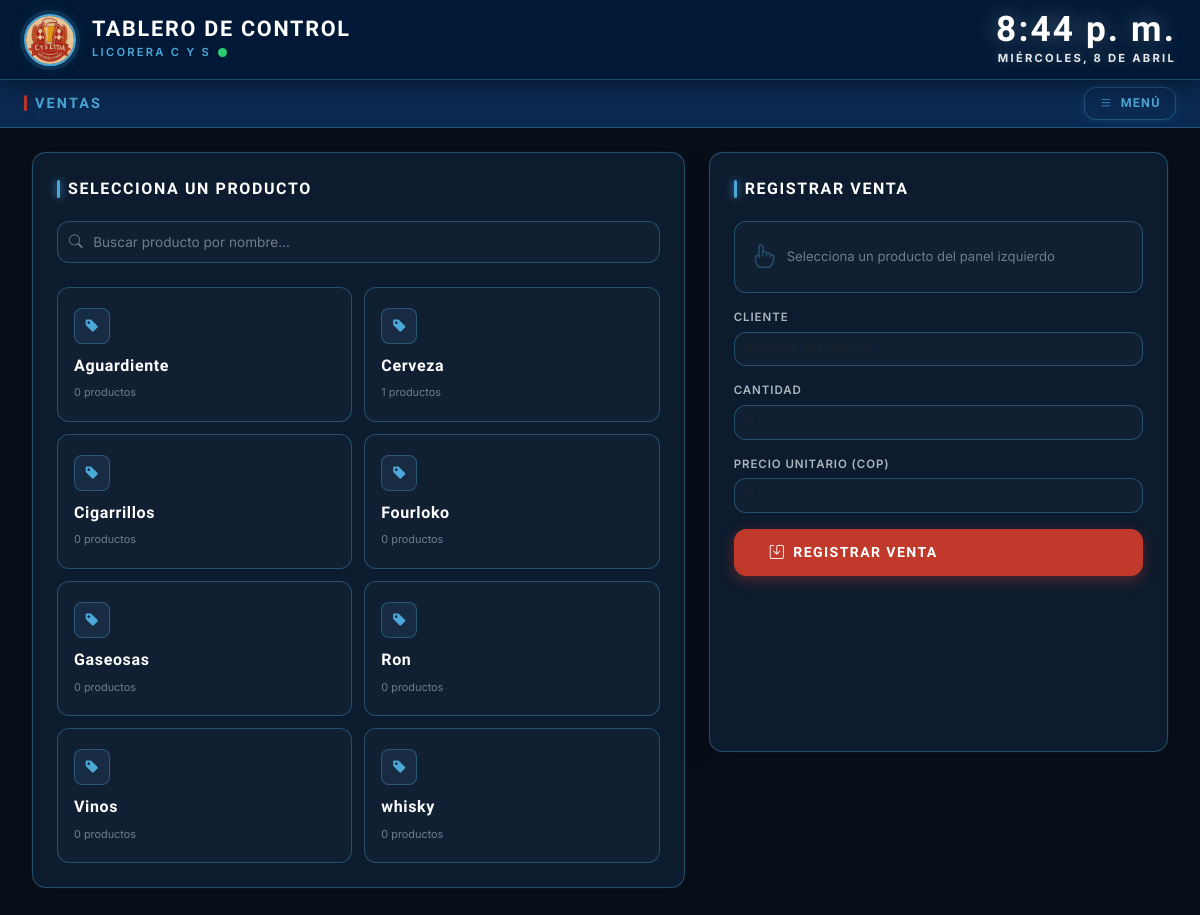
Page /ventas/ on the earlier database version.
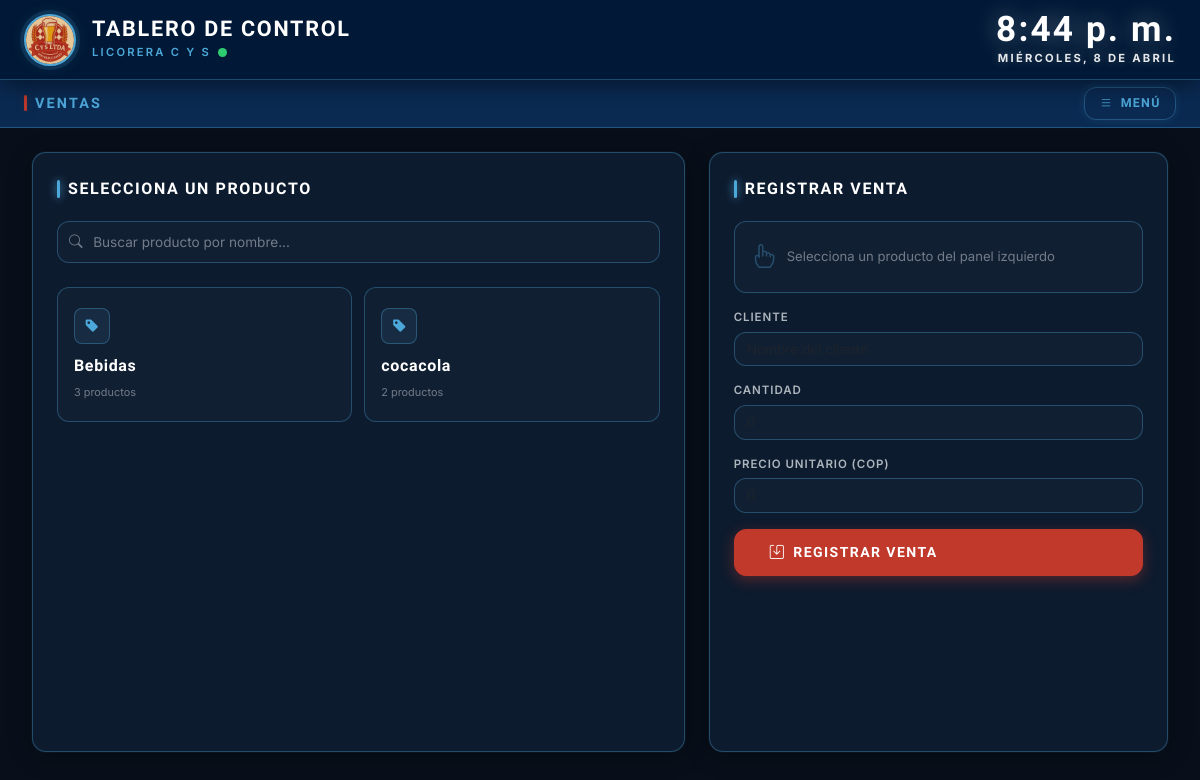
Same page on the later database version.
### producto/models.py (models this page shows, shortened)
class Categoria(models.Model):
    codigo      = models.CharField(max_length=20, unique=True)
    nombre      = models.CharField(max_length=100)
    descripcion = models.TextField(blank=True, null=True)
    class Meta:
        verbose_name        = "Categoría"
        verbose_name_plural = "Categorías"
        ordering            = ["nombre"]

### ventas/views.py (the view)
# urls.py: path('',                    views.ventas_lista,       name='ventas_lista'),
def ventas_lista(request):
    ventas     = Venta.objects.prefetch_related('detalles__producto').all()
    form       = VentaForm()
    detalle    = DetalleVentaForm()
    categorias = Categoria.objects.prefetch_related('productos__presentaciones').all()
    return render(request, 'ventas.html', {
        'ventas':     ventas,
        'form':       form,
        'detalle':    detalle,
        'categorias': categorias,
    })

### ventas/forms.py
class VentaForm(forms.ModelForm):
    cliente = forms.CharField(
        widget=forms.TextInput(attrs={
            'class': 'cys-input form-control',
            'placeholder': 'Nombre del cliente'
        }),
        label="Cliente"
    )
    class Meta:
        model  = Venta
        fields = ['cliente']

class DetalleVentaForm(forms.ModelForm):
    cantidad = forms.IntegerField(
        min_value=1,
        widget=forms.NumberInput(attrs={
            'class': 'cys-input form-control',
            'placeholder': '0',
            'id': 'id_cantidad'
        }),
        label="Cantidad"
    )
    precio_unitario = forms.DecimalField(
        max_digits=12, decimal_places=2,
        widget=forms.NumberInput(attrs={
            'class': 'cys-input form-control',
            'placeholder': '0',
            'id': 'id_precio_unitario'
        }),
        label="Precio Unitario"
    )
    class Meta:
        model  = DetalleVenta
        fields = ['cantidad', 'precio_unitario']

### producto/models.py (called while the page is built)
    @property
    def stock_total(self):
        stock_pres = self.presentaciones.aggregate(total=Sum('cantidad'))['total'] or 0
        return self.cantidad_disponible + stock_pres

### ventas/templates/ventas.html (shortened to what this page needs)
{% extends 'base.html' %}
{% load static %}
{% block page_title %}Ventas{% endblock %}
{% block extra_css %}
<link rel="stylesheet" href="{% static 'css/ventas.css' %}">
{% endblock %}
{% block content %}
<div class="container-fluid p-0">
  <div class="row g-4">
    <div class="col-lg-7">
      <section class="cys-card" style="min-height:600px;">
        <div class="cys-card__title">Selecciona un Producto</div>
        <div class="cys-venta-search mb-4">
          <input type="text" id="buscadorProducto"
                 class="cys-venta-search__input"
                 placeholder="Buscar producto por nombre...">
        </div>
        <div id="vistaCategorias">
          <div class="cys-cat-grid">
            {% for cat in categorias %}
            <div class="cys-cat-card"
                 onclick="mostrarProductos('{{ cat.id }}', '{{ cat.nombre }}')">
              <div class="cys-cat-card__icon"><i class="bi bi-tag-fill"></i></div>
              <div class="cys-cat-card__nombre">{{ cat.nombre }}</div>
              <div class="cys-cat-card__count">{{ cat.productos.count }} productos</div>
            </div>
            {% empty %}
            <div class="text-center py-4" style="color:var(--texto-muted);">
              No hay categorías registradas.
            </div>
            {% endfor %}
          </div>
        </div>
      </section>
    </div>
    <div class="col-lg-5">
      <section class="cys-card" style="min-height:600px;">
        <div class="cys-card__title">Registrar Venta</div>
        <form method="POST" action="{% url 'ventas:nueva_venta' %}" id="formVenta">
          <div class="cys-venta-seleccionado mb-3" id="productoSeleccionado">
            <div class="cys-venta-seleccionado__vacio" id="selVacio">
              <i class="bi bi-hand-index" style="font-size:1.5rem; color:var(--azul-borde);"></i>
              <span>Selecciona un producto del panel izquierdo</span>
            </div>
          </div>
          <div class="mb-3">
            <label class="cys-form-label">Cliente</label>
            {{ form.cliente }}
          </div>
          <div class="mb-3">
            <label class="cys-form-label">Cantidad</label>
            {{ detalle.cantidad }}
          </div>
          <div class="mb-3">
            <label class="cys-form-label">Precio Unitario (COP)</label>
            {{ detalle.precio_unitario }}
          </div>
          <button type="submit" class="cys-btn cys-btn--danger w-100"
                  id="btnRegistrar" disabled>
            <i class="bi bi-save"></i> Registrar Venta
          </button>
        </form>
      </section>
    </div>
  </div>
</div>
{% endblock %}

Differences in the rows shown:
removed Categoria: nombre "Aguardiente", productos.count "0"
removed Categoria: nombre "Cerveza", productos.count "1"
removed Categoria: nombre "Cigarrillos", productos.count "0"
removed Categoria: nombre "Ron", productos.count "0"
removed Categoria: nombre "Vinos", productos.count "0"
removed Categoria: nombre "whisky", productos.count "0"
changed Categoria: nombre "Gaseosas" → "Bebidas"; productos.count "0" → "3"; moves up the list
changed Categoria: nombre "Fourloko" → "cocacola"; productos.count "0" → "2"
